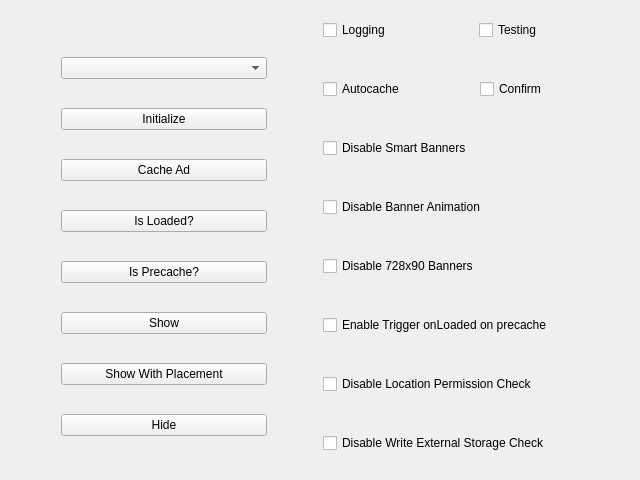
<?xml version="1.0" encoding="UTF-8"?>
<ui version="4.0">
 <class>MainWindow</class>
 <widget class="QMainWindow" name="MainWindow">
  <property name="geometry">
   <rect>
    <x>0</x>
    <y>0</y>
    <width>640</width>
    <height>480</height>
   </rect>
  </property>
  <property name="sizePolicy">
   <sizepolicy hsizetype="Maximum" vsizetype="Maximum">
    <horstretch>0</horstretch>
    <verstretch>0</verstretch>
   </sizepolicy>
  </property>
  <property name="windowTitle">
   <string>MainWindow</string>
  </property>
  <widget class="QWidget" name="centralWidget">
   <layout class="QHBoxLayout" name="horizontalLayout_2">
    <item>
     <layout class="QVBoxLayout" name="verticalLayout">
      <property name="spacing">
       <number>3</number>
      </property>
      <property name="leftMargin">
       <number>50</number>
      </property>
      <property name="topMargin">
       <number>20</number>
      </property>
      <property name="rightMargin">
       <number>50</number>
      </property>
      <item>
       <widget class="QComboBox" name="adType">
        <property name="statusTip">
         <string/>
        </property>
        <property name="whatsThis">
         <string/>
        </property>
        <property name="currentText">
         <string/>
        </property>
       </widget>
      </item>
      <item>
       <widget class="QPushButton" name="initializeButton">
        <property name="text">
         <string>Initialize</string>
        </property>
       </widget>
      </item>
      <item>
       <widget class="QPushButton" name="cacheButton">
        <property name="text">
         <string>Cache Ad</string>
        </property>
       </widget>
      </item>
      <item>
       <widget class="QPushButton" name="isLoadedButton">
        <property name="text">
         <string>Is Loaded?</string>
        </property>
       </widget>
      </item>
      <item>
       <widget class="QPushButton" name="isPrecacheButton">
        <property name="text">
         <string>Is Precache?</string>
        </property>
       </widget>
      </item>
      <item>
       <widget class="QPushButton" name="showButton">
        <property name="text">
         <string>Show</string>
        </property>
       </widget>
      </item>
      <item>
       <widget class="QPushButton" name="showWithPlacement">
        <property name="text">
         <string>Show With Placement</string>
        </property>
       </widget>
      </item>
      <item>
       <widget class="QPushButton" name="hideButton">
        <property name="text">
         <string>Hide</string>
        </property>
       </widget>
      </item>
     </layout>
    </item>
    <item>
     <layout class="QVBoxLayout" name="verticalLayout_2">
      <property name="spacing">
       <number>30</number>
      </property>
      <item>
       <layout class="QHBoxLayout" name="horizontalLayout">
        <item>
         <widget class="QCheckBox" name="logging">
          <property name="text">
           <string>Logging</string>
          </property>
         </widget>
        </item>
        <item>
         <widget class="QCheckBox" name="testing">
          <property name="text">
           <string>Testing</string>
          </property>
         </widget>
        </item>
       </layout>
      </item>
      <item>
       <layout class="QHBoxLayout" name="horizontalLayout_3">
        <property name="spacing">
         <number>7</number>
        </property>
        <item>
         <widget class="QCheckBox" name="autoCache">
          <property name="text">
           <string>Autocache</string>
          </property>
         </widget>
        </item>
        <item>
         <widget class="QCheckBox" name="confirm">
          <property name="text">
           <string>Confirm</string>
          </property>
         </widget>
        </item>
       </layout>
      </item>
      <item>
       <widget class="QCheckBox" name="disableSmartBanners">
        <property name="text">
         <string>Disable Smart Banners</string>
        </property>
       </widget>
      </item>
      <item>
       <widget class="QCheckBox" name="disableBannerAnimation">
        <property name="text">
         <string>Disable Banner Animation</string>
        </property>
       </widget>
      </item>
      <item>
       <widget class="QCheckBox" name="disable728x90Banners">
        <property name="text">
         <string>Disable 728x90 Banners</string>
        </property>
       </widget>
      </item>
      <item>
       <widget class="QCheckBox" name="enableTriggerOnLoadedOnPrecache">
        <property name="text">
         <string>Enable Trigger onLoaded on precache</string>
        </property>
       </widget>
      </item>
      <item>
       <widget class="QCheckBox" name="disableLocationPermissionCheck">
        <property name="text">
         <string>Disable Location Permission Check</string>
        </property>
       </widget>
      </item>
      <item>
       <widget class="QCheckBox" name="disableWriteExternalStorageCheck">
        <property name="text">
         <string>Disable Write External Storage Check</string>
        </property>
       </widget>
      </item>
     </layout>
    </item>
   </layout>
  </widget>
 </widget>
 <layoutdefault spacing="6" margin="11"/>
 <resources/>
 <connections/>
</ui>
